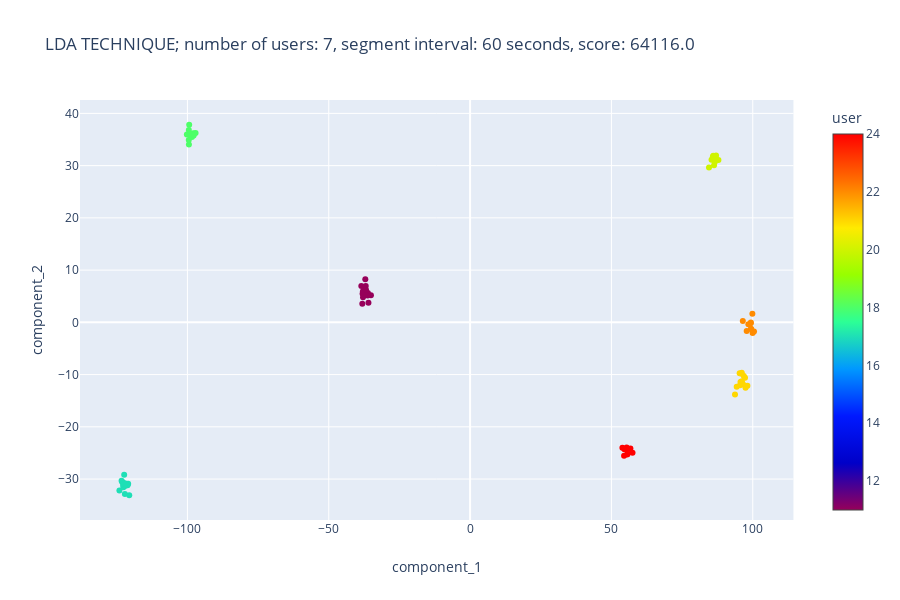
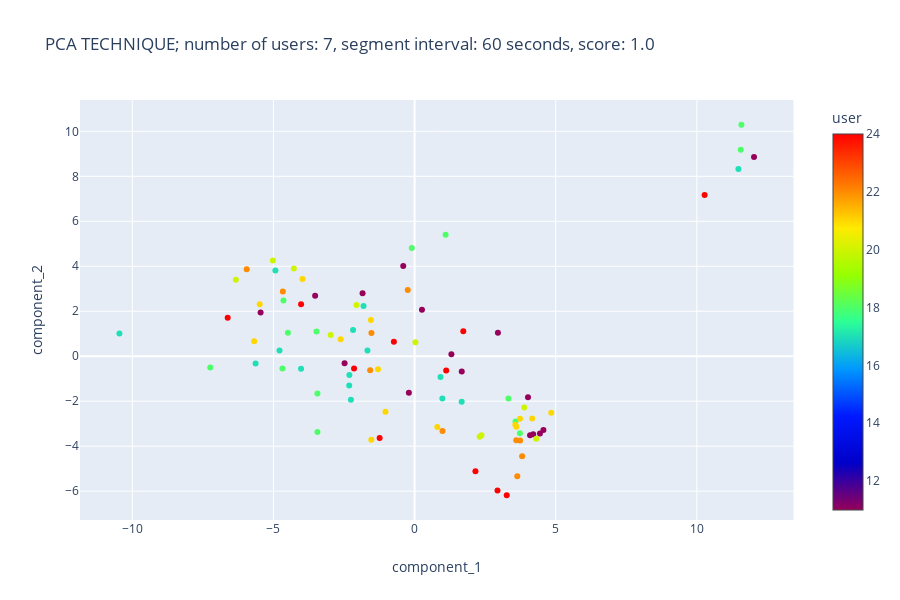

The cell these charts' notebook holds for them, in order:
### Markdown cell above
### Comparison to PCA
In contrast to the PCA method, which is unsupervised, LDA uses class labels to separate the data. As our data is labelled, this method should distinguish much better between different users. In the below graphs we show the difference in spread of data after taking 2 most prominent components of lda and pca. We can observe a much higher explained variance ratio of the first 2 components with lda, as well as a much cleaner spread between classes. The results remain consistent, even when we change the number of users, time interval or both.

### Code cell
# Data
datas = datas_1
# Parameters
number_of_users = 7
segment_interval_length = 60

# Get n random users and segment interval length
users = get_random_users(n=number_of_users)
interval = segment_intervals.index(segment_interval_length)
# Perform and visualize lda
lda, score = get_lda(datas[interval], users, score=True, stats=False)
fig = scatter(
    lda,
    x="component_1",
    y="component_2",
    color="user",
    color_continuous_scale="Rainbow",
    title="LDA TECHNIQUE; number of users: {}, segment interval: {} seconds, score: {}".format(
        number_of_users, segment_intervals[interval], score
    ),
)
fig.show()
# Perform and visualize pca
pca, score = get_pca(datas[interval], users, score=True, stats=False)
fig = scatter(
    pca,
    x="component_1",
    y="component_2",
    color="user",
    color_continuous_scale="Rainbow",
    title="PCA TECHNIQUE; number of users: {}, segment interval: {} seconds, score: {}".format(
        number_of_users, segment_intervals[interval], score
    ),
)
fig.show()

### Figure 1 — Plotly figure (JSON) as saved in the notebook; plotly's stock layout.template omitted (floating-point values rounded to 4 significant figures)
{"data": [{"hoverlabel": {"namelength": 0}, "hovertemplate": "component_1=%{x}<br>component_2=%{y}<br>user=%{marker.color}", "legendgroup": "", "marker": {"color": [11, 11, 11, 11, 11, 11, 11, 11, 11, 11, 11, 11, 11, 11, 11, 11, 17, 17, 17, 17, 17, 17, 17, 17, 17, 17, 17, 17, 17, 17, 17, 18, 18, 18, 18, 18, 18, 18, 18, 18, 18, 18, 18, 18, 18, 20, 20, 20, 20, 20, 20, 20, 20, 20, 20, 21, 21, 21, 21, 21, 21, 21, 21, 21, 21, 21, 21, 21, 21, 22, 22, 22, 22, 22, 22, 22, 22, 22, 22, 24, 24, 24, 24, 24, 24, 24, 24, 24, 24, 24], "coloraxis": "coloraxis", "symbol": "circle"}, "mode": "markers", "name": "", "showlegend": false, "type": "scatter", "x": [-37.04, -36.15, -38.04, -37.91, -37.07, -37.17, -37.88, -38.13, -36.24, -36.92, -36.59, -37.32, -35.96, -36.81, -38.48, -35.08, -123.1, -121.7, -123.3, -120.6, -122.7, -122.8, -121.0, -121.5, -121.2, -122.4, -122.1, -122.1, -124.1, -122.4, -122.6, -97.85, -98.88, -99.47, -98.41, -99.37, -97.88, -99.52, -98.41, -100.2, -97.11, -98.67, -97.8, -99.25, -99.5, 87.85, 86.57, 84.51, 85.89, 86.05, 86.03, 86.3, 86.51, 87.02, 85.42, 96.11, 98.11, 96.1, 93.72, 96.03, 97.27, 95.65, 95.51, 96.83, 95.36, 96.1, 97.45, 94.32, 96.62, 98.45, 99.33, 96.48, 100.4, 99.51, 97.85, 99.87, 99.94, 99.34, 99.27, 57.47, 54.59, 54.48, 55.3, 56.72, 55.38, 53.88, 55.11, 55.54, 56.54, 55.71], "xaxis": "x", "y": [5.419, 5.599, 5.464, 5.953, 8.265, 5.302, 4.795, 3.544, 5.142, 6.955, 5.29, 6.489, 3.756, 6.178, 6.944, 5.173, -30.53, -30.96, -30.32, -33.1, -31.57, -31.15, -30.89, -30.91, -31.18, -30.74, -32.85, -31.32, -32.2, -29.15, -30.9, 36.22, 35.55, 34.05, 36.1, 37.83, 35.84, 34.89, 35.48, 35.96, 36.25, 36.04, 35.75, 36.13, 36.83, 31.06, 30.7, 29.62, 31.69, 31.18, 31.88, 30.07, 31.22, 31.94, 31.11, -11.4, -12.11, -9.671, -13.79, -9.852, -10.62, -11.4, -12.06, -10.26, -9.742, -11.27, -12.52, -12.32, -11.9, -0.3829, -0.04991, 0.2421, -1.758, -1.308, -1.676, 1.622, -2.048, -1.242, -0.1874, -24.99, -24.31, -25.53, -24.33, -24.16, -23.97, -23.99, -24.18, -25.3, -24.23, -25.19], "yaxis": "y"}], "layout": {"coloraxis": {"colorbar": {"title": {"text": "user"}}, "colorscale": [[0, "rgb(150,0,90)"], [0.125, "rgb(0,0,200)"], [0.25, "rgb(0,25,255)"], [0.375, "rgb(0,152,255)"], [0.5, "rgb(44,255,150)"], [0.625, "rgb(151,255,0)"], [0.75, "rgb(255,234,0)"], [0.875, "rgb(255,111,0)"], [1, "rgb(255,0,0)"]]}, "height": 600, "legend": {"tracegroupgap": 0}, "title": {"text": "LDA TECHNIQUE; number of users: 7, segment interval: 60 seconds, score: 64116.0"}, "xaxis": {"anchor": "y", "domain": [0, 0.98], "title": {"text": "component_1"}}, "yaxis": {"anchor": "x", "domain": [0, 1], "title": {"text": "component_2"}}}}

### Figure 2 — Plotly figure (JSON) as saved in the notebook; plotly's stock layout.template omitted (floating-point values rounded to 4 significant figures)
{"data": [{"hoverlabel": {"namelength": 0}, "hovertemplate": "component_1=%{x}<br>component_2=%{y}<br>user=%{marker.color}", "legendgroup": "", "marker": {"color": [11, 11, 11, 11, 11, 11, 11, 11, 11, 11, 11, 11, 11, 11, 11, 11, 17, 17, 17, 17, 17, 17, 17, 17, 17, 17, 17, 17, 17, 17, 17, 18, 18, 18, 18, 18, 18, 18, 18, 18, 18, 18, 18, 18, 18, 20, 20, 20, 20, 20, 20, 20, 20, 20, 20, 21, 21, 21, 21, 21, 21, 21, 21, 21, 21, 21, 21, 21, 21, 22, 22, 22, 22, 22, 22, 22, 22, 22, 22, 24, 24, 24, 24, 24, 24, 24, 24, 24, 24, 24], "coloraxis": "coloraxis", "symbol": "circle"}, "mode": "markers", "name": "", "showlegend": false, "type": "scatter", "x": [-0.4016, -5.455, 2.953, 1.672, 4.018, -0.2028, 4.091, 1.304, 0.2615, -1.842, -2.48, 4.202, 4.442, 4.564, -3.523, 12.03, -1.807, -10.46, -5.632, -4.786, -2.311, -4.022, -2.316, -1.669, 11.47, -4.931, -2.255, 1.668, 0.9837, 0.9186, -2.179, -0.09933, -7.239, -4.682, -3.441, -3.441, -4.488, 11.56, 1.1, -3.475, 3.325, 3.575, 3.731, -4.645, 11.58, -5.02, -2.971, 3.884, 4.312, -2.059, -6.331, 2.37, 2.304, 0.03074, -4.277, -5.487, -2.619, 3.735, 4.842, 4.167, -1.297, -3.97, -5.682, -1.032, 3.568, 0.8046, 3.609, -1.533, -1.548, -4.667, -1.574, 3.639, 3.737, -0.2411, -5.948, 0.9885, 3.811, 3.601, -1.529, -4.021, -2.144, -0.7328, 2.156, 3.265, 1.725, 10.28, -6.621, -1.238, 2.938, 1.119], "xaxis": "x", "y": [4.016, 1.945, 1.049, -0.6776, -1.821, -1.626, -3.509, 0.08568, 2.067, 2.797, -0.3078, -3.471, -3.439, -3.276, 2.687, 8.861, 2.232, 1.005, -0.3219, 0.2559, -0.8317, -0.5571, -1.305, 0.2504, 8.321, 3.816, -1.941, -2.025, -1.877, -0.9232, 1.168, 4.816, -0.5039, -0.5439, -3.373, -1.653, 1.042, 9.176, 5.405, 1.103, -1.875, -2.903, -3.431, 2.478, 10.29, 4.255, 0.9479, -2.278, -3.671, 2.278, 3.397, -3.516, -3.577, 0.622, 3.902, 2.316, 0.7538, -2.784, -2.516, -2.774, -0.5751, 3.43, 0.6623, -2.465, -3.045, -3.147, -3.138, -3.718, 1.606, 2.874, -0.6246, -5.338, -3.747, 2.95, 3.863, -3.328, -4.45, -3.738, 1.035, 2.307, -0.5419, 0.643, -5.115, -6.182, 1.105, 7.171, 1.715, -3.635, -5.972, -0.6353], "yaxis": "y"}], "layout": {"coloraxis": {"colorbar": {"title": {"text": "user"}}, "colorscale": [[0, "rgb(150,0,90)"], [0.125, "rgb(0,0,200)"], [0.25, "rgb(0,25,255)"], [0.375, "rgb(0,152,255)"], [0.5, "rgb(44,255,150)"], [0.625, "rgb(151,255,0)"], [0.75, "rgb(255,234,0)"], [0.875, "rgb(255,111,0)"], [1, "rgb(255,0,0)"]]}, "height": 600, "legend": {"tracegroupgap": 0}, "title": {"text": "PCA TECHNIQUE; number of users: 7, segment interval: 60 seconds, score: 1.0"}, "xaxis": {"anchor": "y", "domain": [0, 0.98], "title": {"text": "component_1"}}, "yaxis": {"anchor": "x", "domain": [0, 1], "title": {"text": "component_2"}}}}
